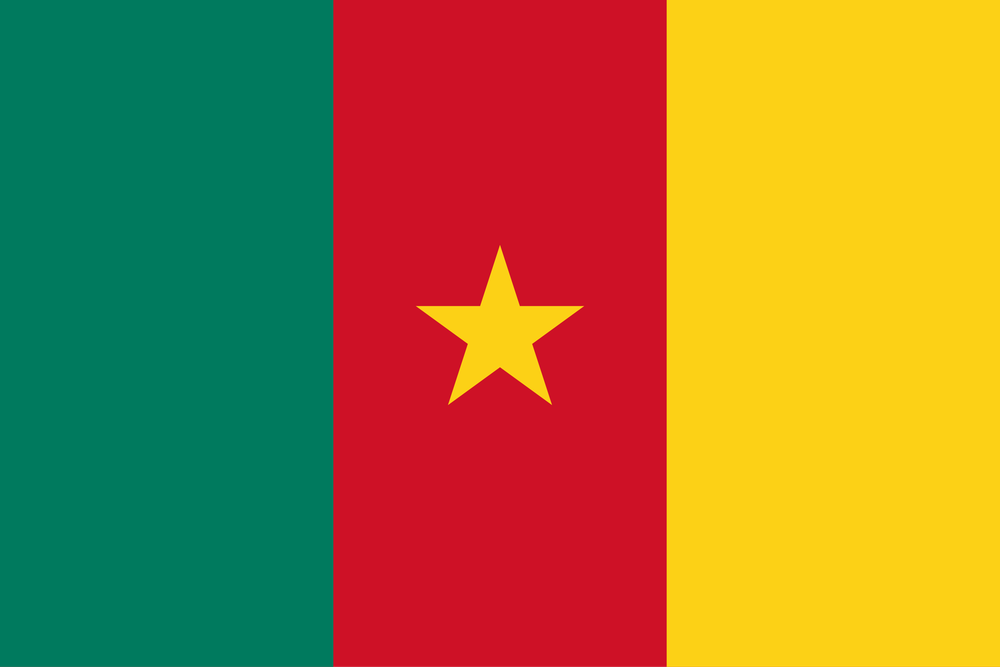
#> input picture entree/henri1.png, 1000 x 667 px, shrunk from 2560 x 1707 before the run, found by its file name
$ python tp1_intensity_profile.py
#> lines starting #> are read from the running program, lines starting #| are printed output that depends on the picture
"""
Extract intensity profile along horizontal line at middle.
"""
import numpy as np
from PIL import Image
import matplotlib.pyplot as plt
import os


output_dir = 'Chap1/sortie'
if not os.path.exists(output_dir):
    os.makedirs(output_dir)


img = Image.open('entree/henri1.png').convert('L')
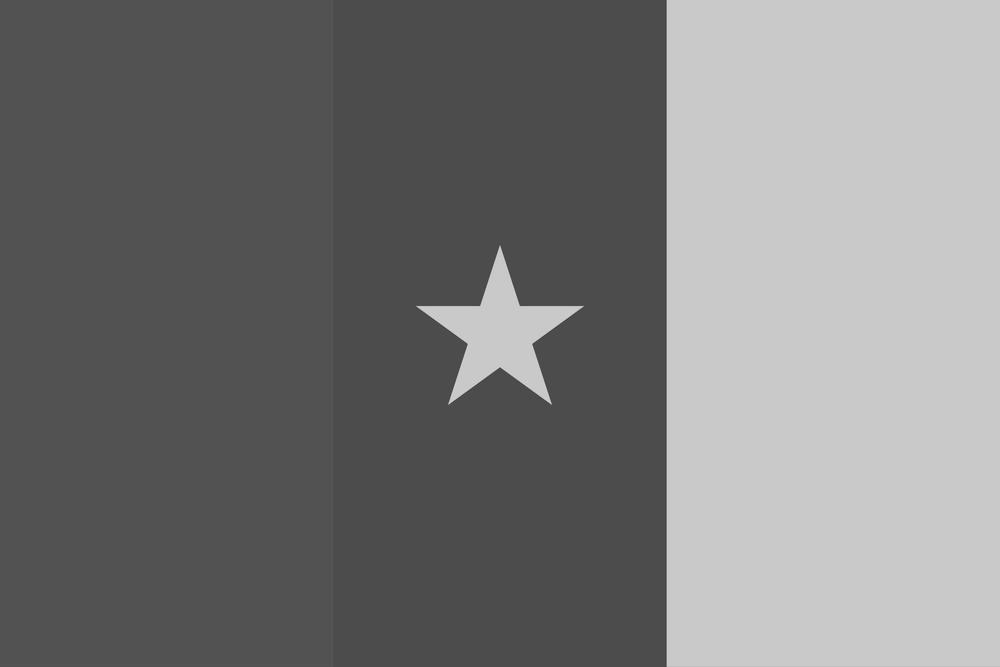
#> img: PIL image 1000x667 L; min 65, max 211, mean 121.3
img_array = np.array(img)
H, W = img_array.shape
#> H = 667; W = 1000


y = H // 2
#> y = 333
profile = []
for x in range(W):
    profile.append(img_array[y, x])
#> after the loop, profile = 1000 values, max 206 at index 667, min 69 at index 665, mean 131.3


output_path = os.path.join(output_dir, 'output_tp1_intensity_profile.png')


plt.figure(figsize=(12, 6))


plt.subplot(1, 2, 1)
plt.imshow(img_array, cmap='gray')
plt.axhline(y=y, color='r', linestyle='--')
plt.title(f'Grayscale Image (Line at y={y})')
plt.axis('off')


plt.subplot(1, 2, 2)
plt.plot(profile, color='blue')
plt.title('Intensity Profile')
plt.xlabel('Pixel Column')
plt.ylabel('Intensity Value')
plt.grid(True)

plt.suptitle('TP1: Intensity Profile Extraction')
plt.tight_layout()
plt.savefig(output_path)
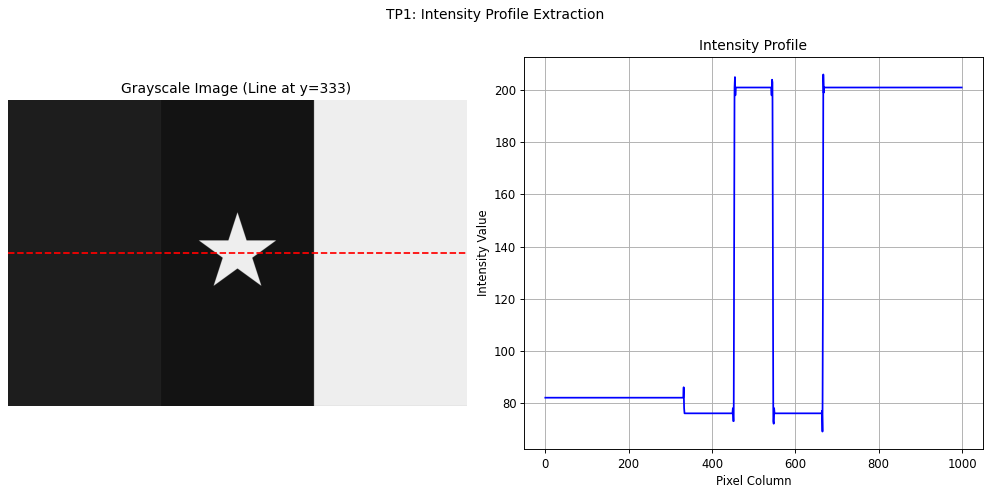
#> figure drawn by matplotlib, 2 panels; panel 2: curve peaks at x = 667, y = 206
plt.show()

$ run again, with entree/henri2.png copied over entree/henri1.png
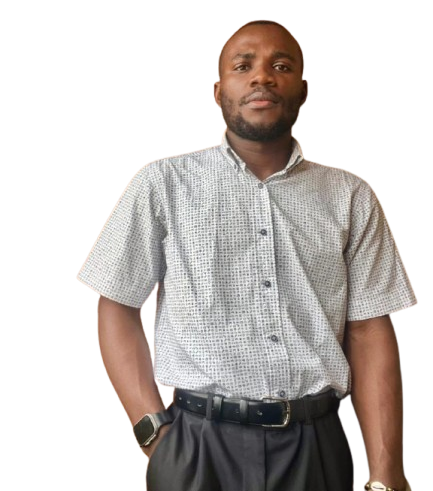
#> input picture entree/henri2.png, 433 x 491 px, found by its file name
#> `img = Image.open('entree/henri1.png').convert('L')`:
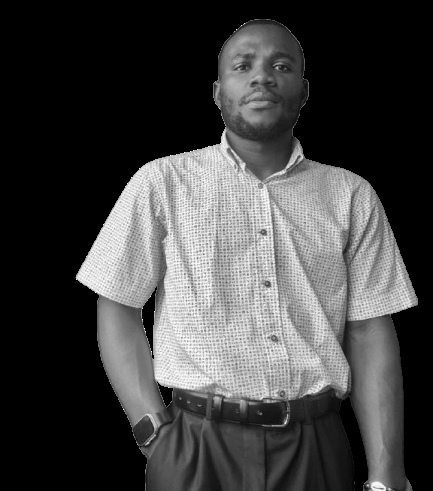
#> img: PIL image 433x491 L; min 0, max 255, mean 66.9
#> after the loop `for x in range(W):`: profile = 433 values, max 252 at index 110, min 0 at index 0, mean 123.9
#> `plt.savefig(output_path)`:
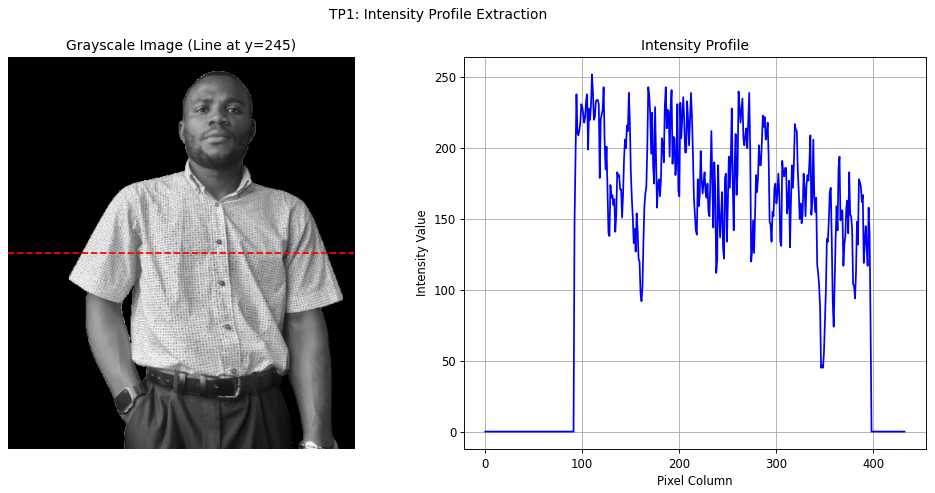
#> figure drawn by matplotlib, 2 panels; panel 2: curve peaks at x = 110, y = 252

$ run again, with entree/henri3.png copied over entree/henri1.png
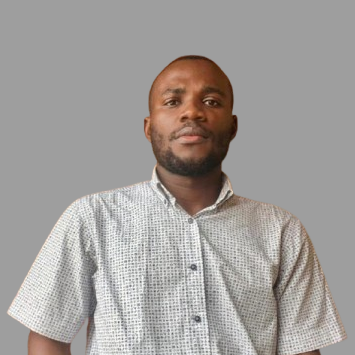
#> input picture entree/henri3.png, 355 x 355 px, found by its file name
#> `img = Image.open('entree/henri1.png').convert('L')`:
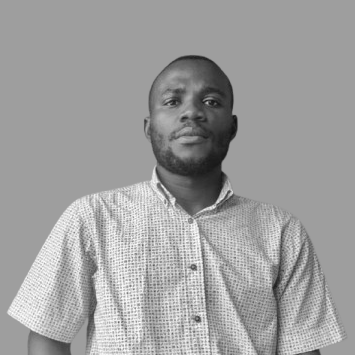
#> img: PIL image 355x355 L; min 17, max 255, mean 159.3
#> after the loop `for x in range(W):`: profile = 355 values, max 232 at index 153, min 30 at index 221, mean 141.8
#> `plt.savefig(output_path)`:
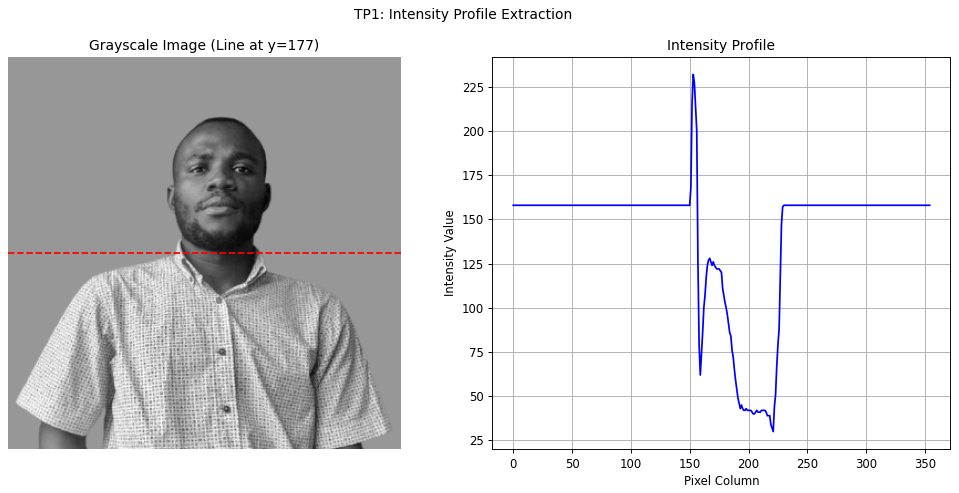
#> figure drawn by matplotlib, 2 panels; panel 2: curve peaks at x = 153, y = 232
